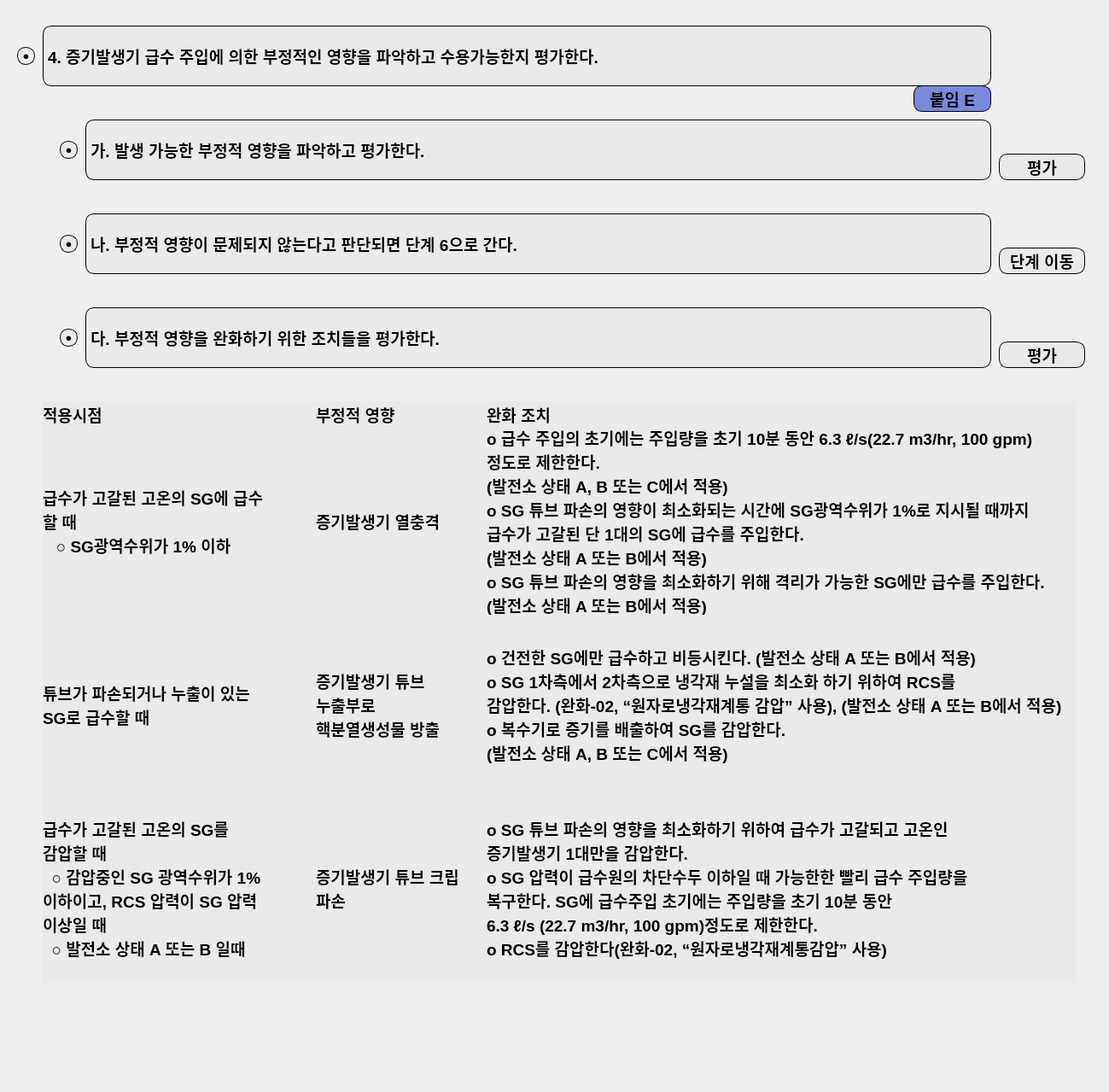
     <widget class="QWidget" name="sa_7_w_12">
      <property name="geometry">
       <rect>
        <x>0</x>
        <y>0</y>
        <width>1299</width>
        <height>1279</height>
       </rect>
      </property>
      <widget class="QPushButton" name="pushButton_160">
       <property name="geometry">
        <rect>
         <x>70</x>
         <y>275</y>
         <width>21</width>
         <height>21</height>
        </rect>
       </property>
       <property name="font">
        <font>
         <pointsize>10</pointsize>
        </font>
       </property>
       <property name="styleSheet">
        <string notr="true">border-top-left-radius: 10px;
border-top-right-radius: 10px;
border-bottom-right-radius: 10px;
border-bottom-left-radius: 10px;
background-color: rgb(234, 234, 234);
border: 1px solid black;</string>
       </property>
       <property name="text">
        <string>●</string>
       </property>
      </widget>
      <widget class="QPushButton" name="pushButton_148">
       <property name="geometry">
        <rect>
         <x>70</x>
         <y>165</y>
         <width>21</width>
         <height>21</height>
        </rect>
       </property>
       <property name="font">
        <font>
         <pointsize>10</pointsize>
        </font>
       </property>
       <property name="styleSheet">
        <string notr="true">border-top-left-radius: 10px;
border-top-right-radius: 10px;
border-bottom-right-radius: 10px;
border-bottom-left-radius: 10px;
background-color: rgb(234, 234, 234);
border: 1px solid black;</string>
       </property>
       <property name="text">
        <string>●</string>
       </property>
      </widget>
      <widget class="QPushButton" name="pushButton_147">
       <property name="geometry">
        <rect>
         <x>70</x>
         <y>385</y>
         <width>21</width>
         <height>21</height>
        </rect>
       </property>
       <property name="font">
        <font>
         <pointsize>10</pointsize>
        </font>
       </property>
       <property name="styleSheet">
        <string notr="true">border-top-left-radius: 10px;
border-top-right-radius: 10px;
border-bottom-right-radius: 10px;
border-bottom-left-radius: 10px;
background-color: rgb(234, 234, 234);
border: 1px solid black;</string>
       </property>
       <property name="text">
        <string>●</string>
       </property>
      </widget>
      <widget class="QPushButton" name="pushButton_151">
       <property name="geometry">
        <rect>
         <x>20</x>
         <y>55</y>
         <width>21</width>
         <height>21</height>
        </rect>
       </property>
       <property name="font">
        <font>
         <pointsize>10</pointsize>
        </font>
       </property>
       <property name="styleSheet">
        <string notr="true">border-top-left-radius: 10px;
border-top-right-radius: 10px;
border-bottom-right-radius: 10px;
border-bottom-left-radius: 10px;
background-color: rgb(234, 234, 234);
border: 1px solid black;</string>
       </property>
       <property name="text">
        <string>●</string>
       </property>
      </widget>
      <widget class="QLabel" name="label">
       <property name="geometry">
        <rect>
         <x>50</x>
         <y>470</y>
         <width>321</width>
         <height>31</height>
        </rect>
       </property>
       <property name="font">
        <font>
         <family>Arial</family>
         <pointsize>14</pointsize>
         <weight>75</weight>
         <bold>true</bold>
        </font>
       </property>
       <property name="styleSheet">
        <string notr="true">border-top-left-radius: 0px;
border-top-right-radius: 0px;
border-bottom-right-radius: 0px;
border-bottom-left-radius: 0px;
background-color: rgb(234, 234, 234);</string>
       </property>
       <property name="text">
        <string>적용시점</string>
       </property>
      </widget>
      <widget class="QLabel" name="label_2">
       <property name="geometry">
        <rect>
         <x>50</x>
         <y>500</y>
         <width>321</width>
         <height>221</height>
        </rect>
       </property>
       <property name="font">
        <font>
         <family>Arial</family>
         <pointsize>14</pointsize>
         <weight>75</weight>
         <bold>true</bold>
        </font>
       </property>
       <property name="styleSheet">
        <string notr="true">border-top-left-radius: 0px;
border-top-right-radius: 0px;
border-bottom-right-radius: 0px;
border-bottom-left-radius: 0px;
background-color: rgb(234, 234, 234);</string>
       </property>
       <property name="text">
        <string>급수가 고갈된 고온의 SG에 급수 
할 때
   ○ SG광역수위가 1% 이하</string>
       </property>
       <property name="wordWrap">
        <bool>true</bool>
       </property>
      </widget>
      <widget class="QLabel" name="label_3">
       <property name="geometry">
        <rect>
         <x>50</x>
         <y>720</y>
         <width>321</width>
         <height>211</height>
        </rect>
       </property>
       <property name="font">
        <font>
         <family>Arial</family>
         <pointsize>14</pointsize>
         <weight>75</weight>
         <bold>true</bold>
        </font>
       </property>
       <property name="styleSheet">
        <string notr="true">border-top-left-radius: 0px;
border-top-right-radius: 0px;
border-bottom-right-radius: 0px;
border-bottom-left-radius: 0px;
background-color: rgb(234, 234, 234);</string>
       </property>
       <property name="text">
        <string>튜브가 파손되거나 누출이 있는 
SG로 급수할 때</string>
       </property>
       <property name="wordWrap">
        <bool>true</bool>
       </property>
      </widget>
      <widget class="QLabel" name="label_4">
       <property name="geometry">
        <rect>
         <x>50</x>
         <y>930</y>
         <width>321</width>
         <height>221</height>
        </rect>
       </property>
       <property name="font">
        <font>
         <family>Arial</family>
         <pointsize>14</pointsize>
         <weight>75</weight>
         <bold>true</bold>
        </font>
       </property>
       <property name="styleSheet">
        <string notr="true">border-top-left-radius: 0px;
border-top-right-radius: 0px;
border-bottom-right-radius: 0px;
border-bottom-left-radius: 0px;
background-color: rgb(234, 234, 234);</string>
       </property>
       <property name="text">
        <string>급수가 고갈된 고온의 SG를 
감압할 때
  ○ 감압중인 SG 광역수위가 1% 
이하이고, RCS 압력이 SG 압력 
이상일 때
  ○ 발전소 상태 A 또는 B 일때</string>
       </property>
       <property name="wordWrap">
        <bool>true</bool>
       </property>
      </widget>
      <widget class="QLabel" name="label_9">
       <property name="geometry">
        <rect>
         <x>370</x>
         <y>470</y>
         <width>201</width>
         <height>31</height>
        </rect>
       </property>
       <property name="font">
        <font>
         <family>Arial</family>
         <pointsize>14</pointsize>
         <weight>75</weight>
         <bold>true</bold>
        </font>
       </property>
       <property name="styleSheet">
        <string notr="true">border-top-left-radius: 0px;
border-top-right-radius: 0px;
border-bottom-right-radius: 0px;
border-bottom-left-radius: 0px;
background-color: rgb(234, 234, 234);</string>
       </property>
       <property name="text">
        <string>부정적 영향</string>
       </property>
      </widget>
      <widget class="QLabel" name="label_10">
       <property name="geometry">
        <rect>
         <x>370</x>
         <y>930</y>
         <width>201</width>
         <height>221</height>
        </rect>
       </property>
       <property name="font">
        <font>
         <family>Arial</family>
         <pointsize>14</pointsize>
         <weight>75</weight>
         <bold>true</bold>
        </font>
       </property>
       <property name="styleSheet">
        <string notr="true">border-top-left-radius: 0px;
border-top-right-radius: 0px;
border-bottom-right-radius: 0px;
border-bottom-left-radius: 0px;
background-color: rgb(234, 234, 234);</string>
       </property>
       <property name="text">
        <string>증기발생기 튜브 크립 파손</string>
       </property>
       <property name="wordWrap">
        <bool>true</bool>
       </property>
      </widget>
      <widget class="QLabel" name="label_11">
       <property name="geometry">
        <rect>
         <x>370</x>
         <y>720</y>
         <width>201</width>
         <height>211</height>
        </rect>
       </property>
       <property name="font">
        <font>
         <family>Arial</family>
         <pointsize>14</pointsize>
         <weight>75</weight>
         <bold>true</bold>
        </font>
       </property>
       <property name="styleSheet">
        <string notr="true">border-top-left-radius: 0px;
border-top-right-radius: 0px;
border-bottom-right-radius: 0px;
border-bottom-left-radius: 0px;
background-color: rgb(234, 234, 234);</string>
       </property>
       <property name="text">
        <string>증기발생기 튜브 
누출부로 
핵분열생성물 방출</string>
       </property>
       <property name="wordWrap">
        <bool>true</bool>
       </property>
      </widget>
      <widget class="QLabel" name="label_12">
       <property name="geometry">
        <rect>
         <x>370</x>
         <y>500</y>
         <width>201</width>
         <height>221</height>
        </rect>
       </property>
       <property name="font">
        <font>
         <family>Arial</family>
         <pointsize>14</pointsize>
         <weight>75</weight>
         <bold>true</bold>
        </font>
       </property>
       <property name="styleSheet">
        <string notr="true">border-top-left-radius: 0px;
border-top-right-radius: 0px;
border-bottom-right-radius: 0px;
border-bottom-left-radius: 0px;
background-color: rgb(234, 234, 234);</string>
       </property>
       <property name="text">
        <string>증기발생기 열충격</string>
       </property>
       <property name="wordWrap">
        <bool>true</bool>
       </property>
      </widget>
      <widget class="QLabel" name="label_13">
       <property name="geometry">
        <rect>
         <x>570</x>
         <y>470</y>
         <width>691</width>
         <height>31</height>
        </rect>
       </property>
       <property name="font">
        <font>
         <family>Arial</family>
         <pointsize>14</pointsize>
         <weight>75</weight>
         <bold>true</bold>
        </font>
       </property>
       <property name="styleSheet">
        <string notr="true">border-top-left-radius: 0px;
border-top-right-radius: 0px;
border-bottom-right-radius: 0px;
border-bottom-left-radius: 0px;
background-color: rgb(234, 234, 234);</string>
       </property>
       <property name="text">
        <string>완화 조치</string>
       </property>
      </widget>
      <widget class="QLabel" name="label_14">
       <property name="geometry">
        <rect>
         <x>570</x>
         <y>500</y>
         <width>691</width>
         <height>221</height>
        </rect>
       </property>
       <property name="font">
        <font>
         <family>Arial</family>
         <pointsize>14</pointsize>
         <weight>75</weight>
         <bold>true</bold>
        </font>
       </property>
       <property name="styleSheet">
        <string notr="true">border-top-left-radius: 0px;
border-top-right-radius: 0px;
border-bottom-right-radius: 0px;
border-bottom-left-radius: 0px;
background-color: rgb(234, 234, 234);</string>
       </property>
       <property name="text">
        <string>o 급수 주입의 초기에는 주입량을 초기 10분 동안 6.3 ℓ/s(22.7 m3/hr, 100 gpm) 정도로 제한한다.
(발전소 상태 A, B 또는 C에서 적용)
o SG 튜브 파손의 영향이 최소화되는 시간에 SG광역수위가 1%로 지시될 때까지 급수가 고갈된 단 1대의 SG에 급수를 주입한다.
(발전소 상태 A 또는 B에서 적용)
o SG 튜브 파손의 영향을 최소화하기 위해 격리가 가능한 SG에만 급수를 주입한다.
(발전소 상태 A 또는 B에서 적용)</string>
       </property>
       <property name="wordWrap">
        <bool>true</bool>
       </property>
      </widget>
      <widget class="QLabel" name="pur_title_27">
       <property name="geometry">
        <rect>
         <x>50</x>
         <y>30</y>
         <width>1111</width>
         <height>71</height>
        </rect>
       </property>
       <property name="font">
        <font>
         <family>Arial</family>
         <pointsize>14</pointsize>
         <weight>75</weight>
         <bold>true</bold>
        </font>
       </property>
       <property name="styleSheet">
        <string notr="true">border-top-left-radius: 10px;
border-top-right-radius: 10px;
border-bottom-right-radius: 10px;
border-bottom-left-radius: 10px;
background-color: rgb(234, 234, 234);
border: 1px solid black;</string>
       </property>
       <property name="text">
        <string>4. 증기발생기 급수 주입에 의한 부정적인 영향을 파악하고 수용가능한지 평가한다.</string>
       </property>
       <property name="wordWrap">
        <bool>true</bool>
       </property>
      </widget>
      <widget class="QLabel" name="pur_title_38">
       <property name="geometry">
        <rect>
         <x>100</x>
         <y>140</y>
         <width>1061</width>
         <height>71</height>
        </rect>
       </property>
       <property name="font">
        <font>
         <family>Arial</family>
         <pointsize>14</pointsize>
         <weight>75</weight>
         <bold>true</bold>
        </font>
       </property>
       <property name="styleSheet">
        <string notr="true">border-top-left-radius: 10px;
border-top-right-radius: 10px;
border-bottom-right-radius: 10px;
border-bottom-left-radius: 10px;
background-color: rgb(234, 234, 234);
border: 1px solid black;</string>
       </property>
       <property name="text">
        <string>가. 발생 가능한 부정적 영향을 파악하고 평가한다.</string>
       </property>
       <property name="wordWrap">
        <bool>true</bool>
       </property>
      </widget>
      <widget class="QLabel" name="pur_title_39">
       <property name="geometry">
        <rect>
         <x>100</x>
         <y>250</y>
         <width>1061</width>
         <height>71</height>
        </rect>
       </property>
       <property name="font">
        <font>
         <family>Arial</family>
         <pointsize>14</pointsize>
         <weight>75</weight>
         <bold>true</bold>
        </font>
       </property>
       <property name="styleSheet">
        <string notr="true">border-top-left-radius: 10px;
border-top-right-radius: 10px;
border-bottom-right-radius: 10px;
border-bottom-left-radius: 10px;
background-color: rgb(234, 234, 234);
border: 1px solid black;</string>
       </property>
       <property name="text">
        <string>나. 부정적 영향이 문제되지 않는다고 판단되면 단계 6으로 간다.</string>
       </property>
       <property name="wordWrap">
        <bool>true</bool>
       </property>
      </widget>
      <widget class="QLabel" name="pur_title_40">
       <property name="geometry">
        <rect>
         <x>100</x>
         <y>360</y>
         <width>1061</width>
         <height>71</height>
        </rect>
       </property>
       <property name="font">
        <font>
         <family>Arial</family>
         <pointsize>14</pointsize>
         <weight>75</weight>
         <bold>true</bold>
        </font>
       </property>
       <property name="styleSheet">
        <string notr="true">border-top-left-radius: 10px;
border-top-right-radius: 10px;
border-bottom-right-radius: 10px;
border-bottom-left-radius: 10px;
background-color: rgb(234, 234, 234);
border: 1px solid black;</string>
       </property>
       <property name="text">
        <string>다. 부정적 영향을 완화하기 위한 조치들을 평가한다.</string>
       </property>
       <property name="wordWrap">
        <bool>true</bool>
       </property>
      </widget>
      <widget class="QPushButton" name="pushButton_165">
       <property name="geometry">
        <rect>
         <x>1170</x>
         <y>290</y>
         <width>101</width>
         <height>31</height>
        </rect>
       </property>
       <property name="font">
        <font>
         <family>Arial</family>
         <pointsize>14</pointsize>
         <weight>75</weight>
         <bold>true</bold>
        </font>
       </property>
       <property name="styleSheet">
        <string notr="true">border-top-left-radius: 10px;
border-top-right-radius: 10px;
border-bottom-right-radius: 10px;
border-bottom-left-radius: 10px;
background-color: rgb(234, 234, 234);
border: 1px solid black;</string>
       </property>
       <property name="text">
        <string>단계 이동</string>
       </property>
      </widget>
      <widget class="QLabel" name="label_47">
       <property name="geometry">
        <rect>
         <x>570</x>
         <y>720</y>
         <width>691</width>
         <height>211</height>
        </rect>
       </property>
       <property name="font">
        <font>
         <family>Arial</family>
         <pointsize>14</pointsize>
         <weight>75</weight>
         <bold>true</bold>
        </font>
       </property>
       <property name="styleSheet">
        <string notr="true">border-top-left-radius: 0px;
border-top-right-radius: 0px;
border-bottom-right-radius: 0px;
border-bottom-left-radius: 0px;
background-color: rgb(234, 234, 234);</string>
       </property>
       <property name="text">
        <string>o 건전한 SG에만 급수하고 비등시킨다. (발전소 상태 A 또는 B에서 적용)
o SG 1차측에서 2차측으로 냉각재 누설을 최소화 하기 위하여 RCS를 
감압한다. (완화-02, “원자로냉각재계통 감압” 사용), (발전소 상태 A 또는 B에서 적용)
o 복수기로 증기를 배출하여 SG를 감압한다. 
(발전소 상태 A, B 또는 C에서 적용)</string>
       </property>
       <property name="wordWrap">
        <bool>true</bool>
       </property>
      </widget>
      <widget class="QLabel" name="label_48">
       <property name="geometry">
        <rect>
         <x>570</x>
         <y>930</y>
         <width>691</width>
         <height>221</height>
        </rect>
       </property>
       <property name="font">
        <font>
         <family>Arial</family>
         <pointsize>14</pointsize>
         <weight>75</weight>
         <bold>true</bold>
        </font>
       </property>
       <property name="styleSheet">
        <string notr="true">border-top-left-radius: 0px;
border-top-right-radius: 0px;
border-bottom-right-radius: 0px;
border-bottom-left-radius: 0px;
background-color: rgb(234, 234, 234);</string>
       </property>
       <property name="text">
        <string>o SG 튜브 파손의 영향을 최소화하기 위하여 급수가 고갈되고 고온인 
증기발생기 1대만을 감압한다.
o SG 압력이 급수원의 차단수두 이하일 때 가능한한 빨리 급수 주입량을 
복구한다. SG에 급수주입 초기에는 주입량을 초기 10분 동안 
6.3 ℓ/s (22.7 m3/hr, 100 gpm)정도로 제한한다.
o RCS를 감압한다(완화-02, “원자로냉각재계통감압” 사용)</string>
       </property>
       <property name="wordWrap">
        <bool>true</bool>
       </property>
      </widget>
      <widget class="QPushButton" name="pushButton_102">
       <property name="geometry">
        <rect>
         <x>1170</x>
         <y>180</y>
         <width>101</width>
         <height>31</height>
        </rect>
       </property>
       <property name="font">
        <font>
         <family>Arial</family>
         <pointsize>14</pointsize>
         <weight>75</weight>
         <bold>true</bold>
        </font>
       </property>
       <property name="styleSheet">
        <string notr="true">border-top-left-radius: 10px;
border-top-right-radius: 10px;
border-bottom-right-radius: 10px;
border-bottom-left-radius: 10px;
background-color: rgb(234, 234, 234);
border: 1px solid black;</string>
       </property>
       <property name="text">
        <string>평가</string>
       </property>
      </widget>
      <widget class="QPushButton" name="pushButton_105">
       <property name="geometry">
        <rect>
         <x>1170</x>
         <y>400</y>
         <width>101</width>
         <height>31</height>
        </rect>
       </property>
       <property name="font">
        <font>
         <family>Arial</family>
         <pointsize>14</pointsize>
         <weight>75</weight>
         <bold>true</bold>
        </font>
       </property>
       <property name="styleSheet">
        <string notr="true">border-top-left-radius: 10px;
border-top-right-radius: 10px;
border-bottom-right-radius: 10px;
border-bottom-left-radius: 10px;
background-color: rgb(234, 234, 234);
border: 1px solid black;</string>
       </property>
       <property name="text">
        <string>평가</string>
       </property>
      </widget>
      <widget class="QPushButton" name="pushButton_378">
       <property name="geometry">
        <rect>
         <x>1070</x>
         <y>100</y>
         <width>91</width>
         <height>31</height>
        </rect>
       </property>
       <property name="font">
        <font>
         <family>Arial</family>
         <pointsize>14</pointsize>
         <weight>75</weight>
         <bold>true</bold>
        </font>
       </property>
       <property name="styleSheet">
        <string notr="true">border-top-left-radius: 10px;
border-top-right-radius: 10px;
border-bottom-right-radius: 10px;
border-bottom-left-radius: 10px;
background-color: rgb(119, 138, 219);
border: 1px solid black;</string>
       </property>
       <property name="text">
        <string>붙임 E</string>
       </property>
      </widget>
     </widget>
